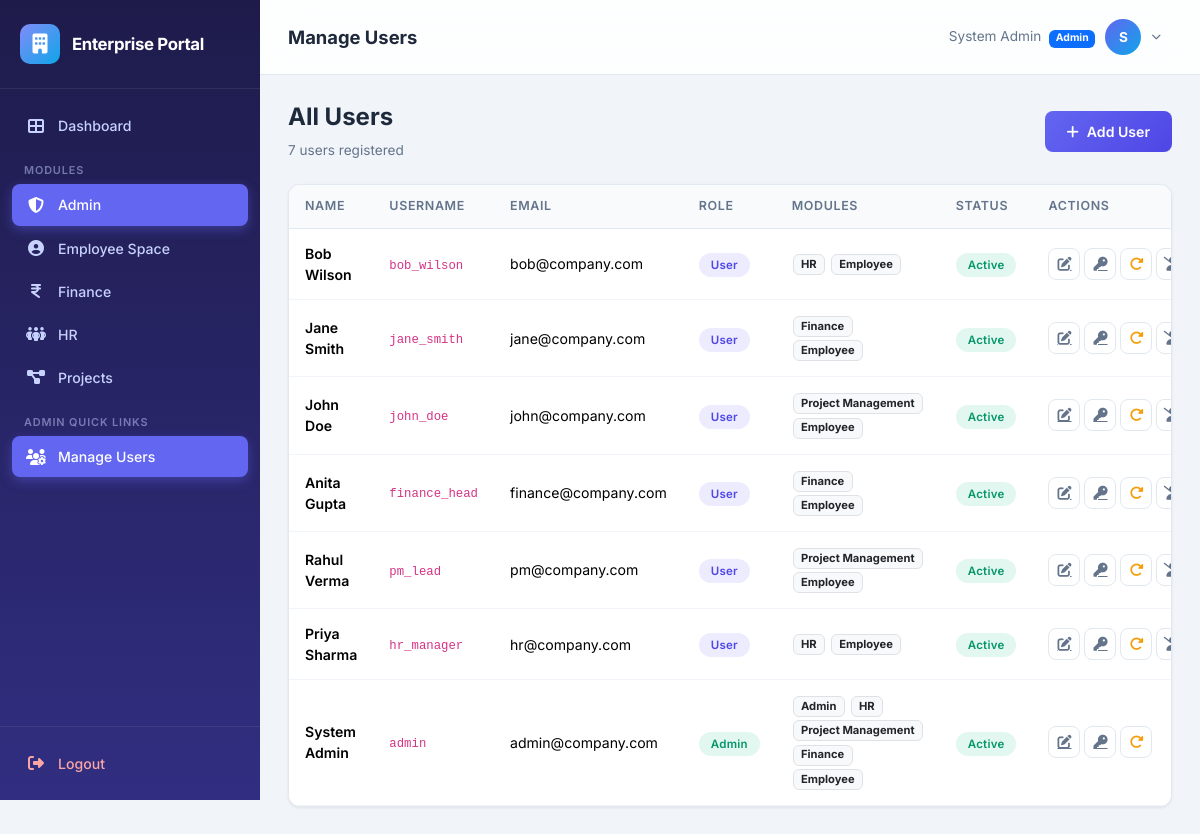
Page /admin/users (signed in) on the committed database.
### app/models.py (models this page shows, shortened)
class Module(db.Model):
    __tablename__ = 'modules'
    id = db.Column(db.Integer, primary_key=True)
    name = db.Column(db.String(50), unique=True, nullable=False)
    slug = db.Column(db.String(50), unique=True, nullable=False)
    description = db.Column(db.String(200), default='')
    icon = db.Column(db.String(50), default='fas fa-cube')

class User(UserMixin, db.Model):
    __tablename__ = 'users'
    id = db.Column(db.Integer, primary_key=True)
    username = db.Column(db.String(80), unique=True, nullable=False, index=True)
    email = db.Column(db.String(120), unique=True, nullable=False)
    password_hash = db.Column(db.String(256), nullable=False)
    full_name = db.Column(db.String(150), nullable=False)
    phone = db.Column(db.String(20), default='')
    is_admin = db.Column(db.Boolean, default=False)
    is_active_user = db.Column(db.Boolean, default=True)
    must_change_password = db.Column(db.Boolean, default=False)
    created_at = db.Column(db.DateTime, default=datetime.utcnow)
    modules = db.relationship('Module', secondary='user_modules', backref=db.backref('users', lazy='dynamic'))
    employee = db.relationship('Employee', backref='user', uselist=False, lazy='joined')
    tasks_assigned = db.relationship('Task', backref='assignee', foreign_keys='Task.assigned_to')
    expenses = db.relationship('Expense', backref='submitter', foreign_keys='Expense.submitted_by')
    projects_created = db.relationship('Project', backref='creator', foreign_keys='Project.created_by')
    @property
    def is_active(self):
        return self.is_active_user

### app/admin/routes.py (the view)
@bp.route('/users')
@admin_required
def users():
    all_users = User.query.order_by(User.created_at.desc()).all()
    new_user_info = session.pop('new_user_info', None)
    return render_template('admin/users.html', users=all_users,
                           new_user_info=new_user_info)

### app/templates/admin/users.html (shortened to what this page needs)
{% extends "base.html" %}
{% block page_title %}Manage Users{% endblock %}
{% block content %}
<div class="d-flex justify-content-between align-items-center mb-4">
    <div>
        <h4 style="font-weight:700;">All Users</h4>
        <p style="color:var(--text-secondary); font-size:0.85rem; margin:0;">{{ users | length }} users registered</p>
    </div>
    <a href="{{ url_for('admin.add_user') }}" class="btn btn-primary" id="btn-add-user">
        <i class="fas fa-plus me-2"></i>Add User
    </a>
</div>
<div class="data-card">
    <div class="table-responsive">
        <table class="table" id="users-table">
            <thead>
                <tr>
                    <th>Name</th>
                    <th>Username</th>
                    <th>Email</th>
                    <th>Role</th>
                    <th>Modules</th>
                    <th>Status</th>
                    <th>Actions</th>
                </tr>
            </thead>
            <tbody>
                {% for user in users %}
                <tr>
                    <td class="fw-semibold">{{ user.full_name }}</td>
                    <td><code>{{ user.username }}</code></td>
                    <td>{{ user.email }}</td>
                    <td>
                        {% if user.is_admin %}
                        <span class="badge-status badge-approved">Admin</span>
                        {% else %}
                        <span class="badge-status badge-planning">User</span>
                        {% endif %}
                    </td>
                    <td>
                        {% for mod in user.modules %}
                        <span class="badge bg-light text-dark border" style="font-size:0.7rem; margin:1px;">{{ mod.name }}</span>
                        {% endfor %}
                    </td>
                    <td>
                        {% if user.is_active_user %}
                        <span class="badge-status badge-approved">Active</span>
                        {% else %}
                        <span class="badge-status badge-rejected">Inactive</span>
                        {% endif %}
                    </td>
                    <td>
                        <div class="d-flex gap-1">
                            <a href="{{ url_for('admin.edit_user', user_id=user.id) }}" class="btn-action" title="Edit">
                                <i class="fas fa-pen-to-square"></i>
                            </a>
                            <a href="{{ url_for('admin.assign_modules', user_id=user.id) }}" class="btn-action" title="Permissions">
                                <i class="fas fa-key"></i>
                            </a>
                            <form method="POST" action="{{ url_for('admin.reset_password', user_id=user.id) }}" class="d-inline" onsubmit="return confirm('Generate a new temporary password for {{ user.username }}?')">
                                <button type="submit" class="btn-action" title="Reset Password" style="color:#f59e0b;">
                                    <i class="fas fa-rotate-right"></i>
                                </button>
                            </form>
                            {% if not user.is_admin %}
                            <form method="POST" action="{{ url_for('admin.delete_user', user_id=user.id) }}" class="form-delete d-inline">
                                <button type="submit" class="btn-action danger" title="Deactivate">
                                    <i class="fas fa-user-slash"></i>
                                </button>
                            </form>
                            {% endif %}
                        </div>
                    </td>
                </tr>
                {% endfor %}
            </tbody>
        </table>
    </div>
</div>
{% endblock %}

### app/templates/base.html (shortened to what this page needs)
<!DOCTYPE html>
<html lang="en">
<head>
    <link href="https://cdn.jsdelivr.net/npm/bootstrap@5.3.3/dist/css/bootstrap.min.css" rel="stylesheet">
    <link href="https://cdnjs.cloudflare.com/ajax/libs/font-awesome/6.5.1/css/all.min.css" rel="stylesheet">
    <link rel="stylesheet" href="{{ url_for('static', filename='css/style.css') }}">
</head>
<body>
    <aside id="sidebar" class="sidebar">
        <div class="sidebar-brand">
            <div class="brand-icon">
                <i class="fas fa-building"></i>
            </div>
            <h5>Enterprise Portal</h5>
        </div>
        <nav class="sidebar-nav">
            <a href="{{ url_for('main_dashboard') }}" class="nav-link">
                <i class="fas fa-th-large"></i>
                <span>Dashboard</span>
            </a>
            <div class="nav-label">Modules</div>
            {% for mod in user_modules %}
                {% if mod.slug == 'admin' %}
                <a href="{{ url_for('admin.dashboard') }}" class="nav-link" id="nav-admin">
                    <i class="fas fa-shield-halved"></i>
                    <span>Admin</span>
                </a>
                {% elif mod.slug == 'hr' %}
                <a href="{{ url_for('hr.dashboard') }}" class="nav-link" id="nav-hr">
                    <i class="fas fa-people-group"></i>
                    <span>HR</span>
                </a>
                {% elif mod.slug == 'pm' %}
                <a href="{{ url_for('pm.dashboard') }}" class="nav-link" id="nav-pm">
                    <i class="fas fa-diagram-project"></i>
                    <span>Projects</span>
                </a>
                {% elif mod.slug == 'finance' %}
                <a href="{{ url_for('finance.dashboard') }}" class="nav-link" id="nav-finance">
                    <i class="fas fa-indian-rupee-sign"></i>
                    <span>Finance</span>
                </a>
                {% elif mod.slug == 'employee' %}
                <a href="{{ url_for('employee.dashboard') }}" class="nav-link" id="nav-employee">
                    <i class="fas fa-user-circle"></i>
                    <span>Employee Space</span>
                </a>
                {% endif %}
            {% endfor %}
            {% if current_user.is_admin %}
            <div class="nav-label">Admin Quick Links</div>
            <a href="{{ url_for('admin.users') }}" class="nav-link">
                <i class="fas fa-users-cog"></i>
                <span>Manage Users</span>
            </a>
            {% endif %}
        </nav>
        <div class="sidebar-footer">
            <a href="{{ url_for('auth.logout') }}" class="nav-link">
                <i class="fas fa-right-from-bracket"></i>
                <span>Logout</span>
            </a>
        </div>
    </aside>
    <div class="main-content">
        <header class="top-navbar">
            <div class="d-flex align-items-center gap-3">
                <h1 class="page-title">{% block page_title %}Dashboard{% endblock %}</h1>
            </div>
            <div class="user-dropdown">
                <button class="user-dropdown-toggle" id="userDropdownBtn" type="button">
                    <span class="d-none d-md-inline" style="font-size:0.85rem; color: var(--text-secondary);">
                        {{ current_user.full_name }}
                        {% if current_user.is_admin %}
                            <span class="badge bg-primary ms-1" style="font-size:0.65rem;">Admin</span>
                        {% endif %}
                    </span>
                    <div class="user-avatar">
                        {{ current_user.full_name[0] | upper }}
                    </div>
                    <i class="fas fa-chevron-down" style="font-size:0.6rem; color:var(--text-secondary);"></i>
                </button>
            </div>
        </header>
        <div class="page-body">
            {% block content %}{% endblock %}
        </div>
    </div>
</body>
</html>

### rows in the picture
Module: name "Admin"
Module: name "Employee"
Module: name "Finance"
Module: name "HR"
Module: name "Project Management"
User: full_name "System Admin", full_name "S", username "admin", email "admin@company.com", is_admin "Admin", is_active_user "Active"
User: full_name "Bob Wilson", username "bob_wilson", email "bob@company.com", is_admin "User", is_active_user "Active"
User: full_name "Jane Smith", username "jane_smith", email "jane@company.com", is_admin "User", is_active_user "Active"
User: full_name "John Doe", username "john_doe", email "john@company.com", is_admin "User", is_active_user "Active"
User: full_name "Anita Gupta", username "finance_head", email "finance@company.com", is_admin "User", is_active_user "Active"
User: full_name "Rahul Verma", username "pm_lead", email "pm@company.com", is_admin "User", is_active_user "Active"
User: full_name "Priya Sharma", username "hr_manager", email "hr@company.com", is_admin "User", is_active_user "Active"

### other values in the picture
{{ users | length }} "7"
